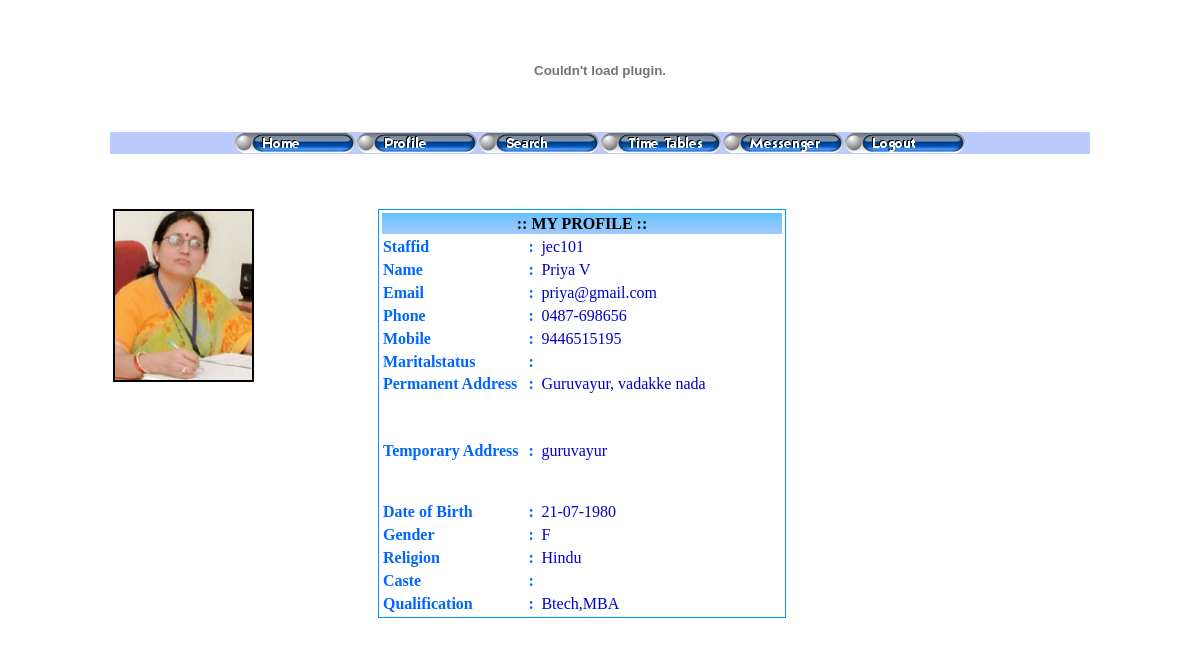
The page /view_princ_profile.php (signed in) on the database its author committed.
### tables this page shows
CREATE TABLE IF NOT EXISTS `staff` (
  `staffid` varchar(15) NOT NULL,
  `password` varchar(100) NOT NULL,
  `name` varchar(50) NOT NULL,
  `email` varchar(50) NOT NULL,
  `phone` varchar(15) NOT NULL,
  `mobile` varchar(15) NOT NULL,
  `maritalStatus` char(1) NOT NULL,
  `paddress` varchar(1000) NOT NULL,
  `taddress` varchar(1000) NOT NULL,
  `dob` date NOT NULL,
  `gender` char(1) NOT NULL,
  `religion` varchar(30) NOT NULL,
  `caste` varchar(30) NOT NULL,
  `dept` varchar(5) NOT NULL,
  `qualification` varchar(500) NOT NULL,
  `designation` varchar(30) NOT NULL,
  `photo` varchar(50) NOT NULL,
  PRIMARY KEY (`staffid`)
);

### view_princ_profile.php (the view, shortened to what this page needs)
<!DOCTYPE HTML PUBLIC "-//W3C//DTD HTML 4.01 Transitional//EN" "http://www.w3.org/TR/html4/loose.dtd">
<html>
<head>
<link href="box.css" rel="stylesheet" type="text/css">
</head>
<body>
<?php
$staffid=$_COOKIE['user'];
$con = mysql_connect("localhost","root","");
		if (!$con)
  		{
  			die('Could not connect: ' . mysql_error());
  		}
		else
		{
			$result = mysql_query("SELECT * FROM staff WHERE staffid='$staffid'");
			while($row = mysql_fetch_array($result))
  			{
  				$name=$row['name'];
  				$email=$row['email'];
  				$phone=$row['phone'];
 				 $mobile=$row['mobile'];
				$maritalstatus=$row['marital_status'];
				 $paddress=$row['paddress'];
				 $taddress=$row['taddress'];
				 $gender=$row['gender'];
					$dob=$row['dob'];
					$religion=$row['religion'];
					$caste=$row['caste'];
					$qualification=$row['qualification'];
$photo=$row['photo'];
 $src="upload/".$photo;
 			}
  			}
?>
<p>&nbsp;</p>
<table width="980" border="0" align="center">
  <tr>
    <td width="27%"><p class="princprof3"><img src="<?php echo $src; ?>" alt="" name="photo" width="137" height="169" border="2" class="style6"></p>
    <p class="princprof3">&nbsp;</p>
    <p class="princprof3">&nbsp;</p>
    <p class="princprof3">&nbsp;</p>
    <p class="princprof3">&nbsp;</p>
    <p class="princprof3">&nbsp;</p>
    <p class="princprof3">&nbsp;</p>
    <p class="princprof3">&nbsp;</p></td>
    <td width="73%" valign="top">      <table width="200" border="0" align="left" cellpadding="1" cellspacing="1" bgcolor="#0099FF">
        <tr>
          <td bgcolor="#FFFFFF"><table width="404" height="390" align="center">
            <tr>
              <td height="21" colspan="3" background="title.jpg"><div align="center"><span class="princprof3">:: MY PROFILE :: </span></div></td>
            </tr>
            <tr>
              <td width="156" height="21"><div align="right" class="princprof2">
                  <div align="left"><strong>Staffid</strong></div>
              </div></td>
              <td width="10"><span class="princprof4">:</span></td>
              <td width="276" class="box"><div align="left" class="box"><?php echo $staffid; ?></div>
            </tr>
            <tr>
              <td height="21"><div align="right" class="princprof2">
                  <div align="left"><strong>Name</strong></div>
              </div></td>
              <td><span class="princprof4">:</span></td>
              <td class="box"><div align="left" class="box"><?php echo $name; ?> </div></td>
            </tr>
            <tr>
              <td height="21"><div align="right" class="princprof4">
                  <div align="left"><strong>Email</strong></div>
              </div></td>
              <td><span class="princprof4">:</span></td>
              <td class="box"><div align="left" class="box"> <?php echo $email; ?> </div></td>
            </tr>
            <tr>
              <td height="21"><div align="right" class="princprof4">
                  <div align="left"><strong>Phone</strong></div>
              </div></td>
              <td><span class="princprof4">:</span></td>
              <td class="box"><div align="left" class="box"> <?php echo $phone; ?> </div></td>
            </tr>
            <tr>
              <td height="21"><div align="right" class="princprof4">
                  <div align="left"><strong>Mobile</strong></div>
              </div></td>
              <td><span class="princprof4">:</span></td>
              <td class="box"><div align="left" class="box"> <?php echo $mobile; ?> </div></td>
            </tr>
            <tr>
              <td height="21"><div align="right" class="princprof4">
                  <div align="left"><strong>Maritalstatus</strong></div>
              </div></td>
              <td><span class="princprof4">:</span></td>
              <td class="box"><div align="left" class="box"> <?php echo $maritalstatus; ?> </div></td>
            </tr>
            <tr valign="top">
              <td height="65"><div align="right" class="princprof4">
                  <div align="left"><strong>Permanent Address</strong></div>
              </div></td>
              <td><span class="princprof4">:</span></td>
              <td class="box"><div align="left" class="box"> <?php echo $paddress; ?> </div></td>
            </tr>
            <tr valign="top">
              <td height="58"><div align="right" class="princprof2">
                  <div align="left"><strong>Temporary Address</strong></div>
              </div></td>
              <td><span class="princprof4">:</span></td>
              <td class="box"><div align="left" class="box"> <?php echo $taddress; ?> </div></td>
            </tr>
            <tr>
              <td height="21" class="style6"><div align="right" class="editstaf2 princprof2 princprof3">
                  <div align="left"><span class="princprof4">Date of Birth</span></div>
              </div></td>
              <td class="style6 princprof2 princprof3">:</td>
              <td class="box">
                <div align="left" class="box">
                  <?php $date=substr($dob,8,2); $month=substr($dob,5,2); $year=substr($dob,0,4); echo $date."-".$month."-".$year; ?>
              </div></td>
            </tr>
            <tr>
              <td height="21"><div align="right" class="princprof4">
                  <div align="left">Gender</div>
              </div></td>
              <td><span class="princprof4">:</span></td>
              <td class="box"><div align="left" class="box"> <?php echo $gender; ?> </div></td>
            </tr>
            <tr>
              <td height="21"><div align="right" class="princprof4">
                  <div align="left">Religion</div>
              </div></td>
              <td><span class="princprof4">:</span></td>
              <td class="box"><div align="left" class="box"> <?php echo $religion; ?> </div></td>
            </tr>
            <tr>
              <td height="21"><div align="right" class="princprof4">
                  <div align="left">Caste</div>
              </div></td>
              <td><span class="princprof4">:</span></td>
              <td class="box"><div align="left" class="box"> <?php echo $caste; ?> </div></td>
            </tr>
            <tr>
              <td height="21"><div align="right" class="princprof4">
                  <div align="left">Qualification</div>
              </div></td>
              <td><span class="princprof4">:</span></td>
              <td class="box"><div align="left" class="box"> <?php echo $qualification ?> </div></td>
            </tr>
          </table></td>
        </tr>
    </table></td>
  </tr>
</table>
</body>
</html>

### box.css (style rules this page uses)
.box { color: #0000CC; }

### view_princ_profile.php (style rules this page uses)
.princprof2 { color: #0066FF }
.princprof3 { font-weight: bold }
.princprof4 { color: #0066FF; font-weight: bold; }

### rows shown on the page
staff: photo (picture), name "Priya V", email "priya@gmail.com", phone "0487-698656", mobile "9446515195", paddress "Guruvayur, vadakke nada", taddress "guruvayur", dob "21", dob "07", dob "1980", gender "F", religion "Hindu", qualification "Btech,MBA"

### other values the page prints
$staffid "jec101"
